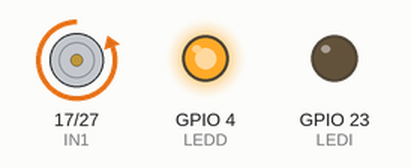
Bench run of a program on a simulated Raspberry Pi (BCM pin numbers). On the bench: motor-driver pin pairs drawn as motors (green arrow = first pin HIGH = forward, orange = second pin HIGH = backward, longer = more drive, scaled by the enable pin), output pins drawn as LEDs (lit = HIGH).

Above: at 2.5 s.
At 10.5 s:
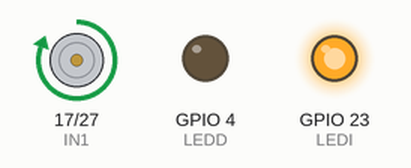
At 14.5 s:
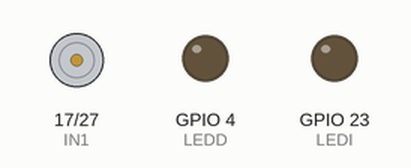
Timing chart, 0 to 20.8 s (numbered marks = the images above):
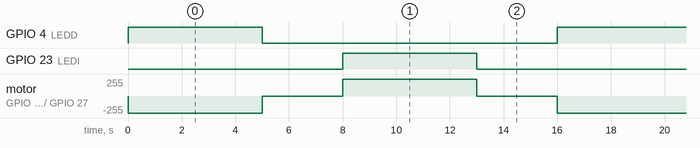

Measured:
- by itself, GPIO 4 (LEDD), GPIO 23 (LEDI): alternates HIGH for 5.0 s and LOW for 11.0 s
- by itself, motor on GPIO 17 (IN1) / GPIO 27 (IN2): repeats every 16.0 s: stopped 3.0 s, forward 255/255 5.0 s, stopped 3.0 s, backward 255/255 5.0 s

The program:

MotorV2.py
```python
import RPi.GPIO as GPIO
import time

class MotorControl:
    def __init__(self):
        GPIO.setmode(GPIO.BCM)
        GPIO.setup([ENA, IN1, IN2, LEDD, LEDI], GPIO.OUT)

    def gderecha(self, t):
        GPIO.output(ENA, GPIO.HIGH)
        GPIO.output(IN1, GPIO.LOW)
        GPIO.output(IN2, GPIO.HIGH)
        GPIO.output(LEDD, GPIO.HIGH)
        GPIO.output(LEDI, GPIO.LOW)
        time.sleep(t)

    def parar(self, t):
        GPIO.output(ENA, GPIO.LOW)
        GPIO.output(LEDD, GPIO.LOW)
        GPIO.output(LEDI, GPIO.LOW)
        time.sleep(t)

    def gizquierda(self, t):
        GPIO.output(ENA, GPIO.HIGH)
        GPIO.output(IN1, GPIO.HIGH)
        GPIO.output(IN2, GPIO.LOW)
        GPIO.output(LEDD, GPIO.LOW)
        GPIO.output(LEDI, GPIO.HIGH)
        time.sleep(t)

    def loop(self):
        self.gderecha(5)
        self.parar(3)
        self.gizquierda(5)
        self.parar(3)

IN1 = 17
IN2 = 27
ENA = 18
LEDD = 4
LEDI = 23


def main():
    motor = MotorControl()
    while True:
       motor.loop()

try:
    main()

except KeyboardInterrupt:
    GPIO.cleanup()
```
